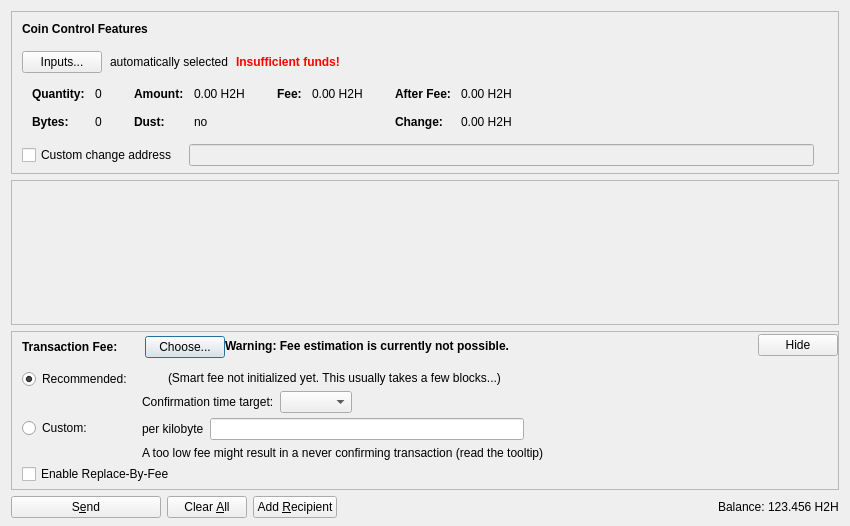
<?xml version="1.0" encoding="UTF-8"?>
<ui version="4.0">
 <class>SendCoinsDialog</class>
 <widget class="QDialog" name="SendCoinsDialog">
  <property name="geometry">
   <rect>
    <x>0</x>
    <y>0</y>
    <width>850</width>
    <height>526</height>
   </rect>
  </property>
  <property name="windowTitle">
   <string>Send Coins</string>
  </property>
  <layout class="QVBoxLayout" name="verticalLayout" stretch="0,1,0,0">
   <property name="bottomMargin">
    <number>8</number>
   </property>
   <item>
    <widget class="QFrame" name="frameCoinControl">
     <property name="sizePolicy">
      <sizepolicy hsizetype="Expanding" vsizetype="Expanding">
       <horstretch>0</horstretch>
       <verstretch>0</verstretch>
      </sizepolicy>
     </property>
     <property name="maximumSize">
      <size>
       <width>16777215</width>
       <height>16777215</height>
      </size>
     </property>
     <property name="frameShape">
      <enum>QFrame::StyledPanel</enum>
     </property>
     <property name="frameShadow">
      <enum>QFrame::Sunken</enum>
     </property>
     <layout class="QVBoxLayout" name="verticalLayoutCoinControl2">
      <property name="spacing">
       <number>0</number>
      </property>
      <property name="leftMargin">
       <number>0</number>
      </property>
      <property name="topMargin">
       <number>0</number>
      </property>
      <property name="rightMargin">
       <number>0</number>
      </property>
      <property name="bottomMargin">
       <number>6</number>
      </property>
      <item>
       <layout class="QVBoxLayout" name="verticalLayoutCoinControl" stretch="0,0,0,0,1">
        <property name="spacing">
         <number>0</number>
        </property>
        <property name="leftMargin">
         <number>10</number>
        </property>
        <property name="topMargin">
         <number>10</number>
        </property>
        <item>
         <layout class="QHBoxLayout" name="horizontalLayoutCoinControl1">
          <property name="bottomMargin">
           <number>15</number>
          </property>
          <item>
           <widget class="QLabel" name="labelCoinControlFeatures">
            <property name="sizePolicy">
             <sizepolicy hsizetype="Preferred" vsizetype="Maximum">
              <horstretch>0</horstretch>
              <verstretch>0</verstretch>
             </sizepolicy>
            </property>
            <property name="font">
             <font>
              <weight>75</weight>
              <bold>true</bold>
             </font>
            </property>
            <property name="styleSheet">
             <string notr="true">font-weight:bold;</string>
            </property>
            <property name="text">
             <string>Coin Control Features</string>
            </property>
           </widget>
          </item>
         </layout>
        </item>
        <item>
         <layout class="QHBoxLayout" name="horizontalLayoutCoinControl2" stretch="0,0,0,0">
          <property name="spacing">
           <number>8</number>
          </property>
          <property name="bottomMargin">
           <number>10</number>
          </property>
          <item>
           <widget class="QPushButton" name="pushButtonCoinControl">
            <property name="styleSheet">
             <string notr="true"/>
            </property>
            <property name="text">
             <string>Inputs...</string>
            </property>
            <property name="autoDefault">
             <bool>false</bool>
            </property>
           </widget>
          </item>
          <item>
           <widget class="QLabel" name="labelCoinControlAutomaticallySelected">
            <property name="text">
             <string>automatically selected</string>
            </property>
            <property name="margin">
             <number>5</number>
            </property>
           </widget>
          </item>
          <item>
           <widget class="QLabel" name="labelCoinControlInsuffFunds">
            <property name="font">
             <font>
              <weight>75</weight>
              <bold>true</bold>
             </font>
            </property>
            <property name="styleSheet">
             <string notr="true">color:red;font-weight:bold;</string>
            </property>
            <property name="text">
             <string>Insufficient funds!</string>
            </property>
            <property name="margin">
             <number>5</number>
            </property>
           </widget>
          </item>
          <item>
           <spacer name="horizontalSpacerCoinControl">
            <property name="orientation">
             <enum>Qt::Horizontal</enum>
            </property>
            <property name="sizeHint" stdset="0">
             <size>
              <width>40</width>
              <height>1</height>
             </size>
            </property>
           </spacer>
          </item>
         </layout>
        </item>
        <item>
         <widget class="QWidget" name="widgetCoinControl" native="true">
          <property name="sizePolicy">
           <sizepolicy hsizetype="Preferred" vsizetype="Preferred">
            <horstretch>0</horstretch>
            <verstretch>0</verstretch>
           </sizepolicy>
          </property>
          <property name="minimumSize">
           <size>
            <width>0</width>
            <height>0</height>
           </size>
          </property>
          <property name="styleSheet">
           <string notr="true"/>
          </property>
          <layout class="QHBoxLayout" name="horizontalLayoutCoinControl5">
           <property name="leftMargin">
            <number>0</number>
           </property>
           <property name="topMargin">
            <number>0</number>
           </property>
           <property name="rightMargin">
            <number>0</number>
           </property>
           <property name="bottomMargin">
            <number>0</number>
           </property>
           <item>
            <layout class="QHBoxLayout" name="horizontalLayoutCoinControl3" stretch="0,0,0,1">
             <property name="spacing">
              <number>20</number>
             </property>
             <property name="topMargin">
              <number>0</number>
             </property>
             <property name="bottomMargin">
              <number>10</number>
             </property>
             <item>
              <layout class="QFormLayout" name="formLayoutCoinControl1">
               <property name="horizontalSpacing">
                <number>10</number>
               </property>
               <property name="verticalSpacing">
                <number>14</number>
               </property>
               <property name="leftMargin">
                <number>10</number>
               </property>
               <property name="topMargin">
                <number>4</number>
               </property>
               <property name="rightMargin">
                <number>6</number>
               </property>
               <item row="0" column="0">
                <widget class="QLabel" name="labelCoinControlQuantityText">
                 <property name="font">
                  <font>
                   <weight>75</weight>
                   <bold>true</bold>
                  </font>
                 </property>
                 <property name="text">
                  <string>Quantity:</string>
                 </property>
                 <property name="margin">
                  <number>0</number>
                 </property>
                </widget>
               </item>
               <item row="0" column="1">
                <widget class="QLabel" name="labelCoinControlQuantity">
                 <property name="cursor">
                  <cursorShape>IBeamCursor</cursorShape>
                 </property>
                 <property name="contextMenuPolicy">
                  <enum>Qt::ActionsContextMenu</enum>
                 </property>
                 <property name="text">
                  <string notr="true">0</string>
                 </property>
                 <property name="margin">
                  <number>0</number>
                 </property>
                 <property name="textInteractionFlags">
                  <set>Qt::LinksAccessibleByMouse|Qt::TextSelectableByKeyboard|Qt::TextSelectableByMouse</set>
                 </property>
                </widget>
               </item>
               <item row="1" column="0">
                <widget class="QLabel" name="labelCoinControlBytesText">
                 <property name="font">
                  <font>
                   <weight>75</weight>
                   <bold>true</bold>
                  </font>
                 </property>
                 <property name="text">
                  <string>Bytes:</string>
                 </property>
                </widget>
               </item>
               <item row="1" column="1">
                <widget class="QLabel" name="labelCoinControlBytes">
                 <property name="cursor">
                  <cursorShape>IBeamCursor</cursorShape>
                 </property>
                 <property name="contextMenuPolicy">
                  <enum>Qt::ActionsContextMenu</enum>
                 </property>
                 <property name="text">
                  <string notr="true">0</string>
                 </property>
                 <property name="textInteractionFlags">
                  <set>Qt::LinksAccessibleByMouse|Qt::TextSelectableByKeyboard|Qt::TextSelectableByMouse</set>
                 </property>
                </widget>
               </item>
              </layout>
             </item>
             <item>
              <layout class="QFormLayout" name="formLayoutCoinControl2">
               <property name="horizontalSpacing">
                <number>10</number>
               </property>
               <property name="verticalSpacing">
                <number>14</number>
               </property>
               <property name="leftMargin">
                <number>6</number>
               </property>
               <property name="topMargin">
                <number>4</number>
               </property>
               <property name="rightMargin">
                <number>6</number>
               </property>
               <item row="0" column="0">
                <widget class="QLabel" name="labelCoinControlAmountText">
                 <property name="font">
                  <font>
                   <weight>75</weight>
                   <bold>true</bold>
                  </font>
                 </property>
                 <property name="text">
                  <string>Amount:</string>
                 </property>
                 <property name="margin">
                  <number>0</number>
                 </property>
                </widget>
               </item>
               <item row="0" column="1">
                <widget class="QLabel" name="labelCoinControlAmount">
                 <property name="cursor">
                  <cursorShape>IBeamCursor</cursorShape>
                 </property>
                 <property name="contextMenuPolicy">
                  <enum>Qt::ActionsContextMenu</enum>
                 </property>
                 <property name="text">
                  <string notr="true">0.00 H2H</string>
                 </property>
                 <property name="textInteractionFlags">
                  <set>Qt::LinksAccessibleByMouse|Qt::TextSelectableByKeyboard|Qt::TextSelectableByMouse</set>
                 </property>
                </widget>
               </item>
               <item row="1" column="0">
                <widget class="QLabel" name="labelCoinControlLowOutputText">
                 <property name="font">
                  <font>
                   <weight>75</weight>
                   <bold>true</bold>
                  </font>
                 </property>
                 <property name="text">
                  <string>Dust:</string>
                 </property>
                </widget>
               </item>
               <item row="1" column="1">
                <widget class="QLabel" name="labelCoinControlLowOutput">
                 <property name="cursor">
                  <cursorShape>IBeamCursor</cursorShape>
                 </property>
                 <property name="contextMenuPolicy">
                  <enum>Qt::ActionsContextMenu</enum>
                 </property>
                 <property name="text">
                  <string notr="true">no</string>
                 </property>
                 <property name="textInteractionFlags">
                  <set>Qt::LinksAccessibleByMouse|Qt::TextSelectableByKeyboard|Qt::TextSelectableByMouse</set>
                 </property>
                </widget>
               </item>
              </layout>
             </item>
             <item>
              <layout class="QFormLayout" name="formLayoutCoinControl3">
               <property name="horizontalSpacing">
                <number>10</number>
               </property>
               <property name="verticalSpacing">
                <number>14</number>
               </property>
               <property name="leftMargin">
                <number>6</number>
               </property>
               <property name="topMargin">
                <number>4</number>
               </property>
               <property name="rightMargin">
                <number>6</number>
               </property>
               <item row="0" column="0">
                <widget class="QLabel" name="labelCoinControlFeeText">
                 <property name="font">
                  <font>
                   <weight>75</weight>
                   <bold>true</bold>
                  </font>
                 </property>
                 <property name="text">
                  <string>Fee:</string>
                 </property>
                 <property name="margin">
                  <number>0</number>
                 </property>
                </widget>
               </item>
               <item row="0" column="1">
                <widget class="QLabel" name="labelCoinControlFee">
                 <property name="cursor">
                  <cursorShape>IBeamCursor</cursorShape>
                 </property>
                 <property name="contextMenuPolicy">
                  <enum>Qt::ActionsContextMenu</enum>
                 </property>
                 <property name="text">
                  <string notr="true">0.00 H2H</string>
                 </property>
                 <property name="textInteractionFlags">
                  <set>Qt::LinksAccessibleByMouse|Qt::TextSelectableByKeyboard|Qt::TextSelectableByMouse</set>
                 </property>
                </widget>
               </item>
              </layout>
             </item>
             <item>
              <layout class="QFormLayout" name="formLayoutCoinControl4">
               <property name="horizontalSpacing">
                <number>10</number>
               </property>
               <property name="verticalSpacing">
                <number>14</number>
               </property>
               <property name="leftMargin">
                <number>6</number>
               </property>
               <property name="topMargin">
                <number>4</number>
               </property>
               <property name="rightMargin">
                <number>6</number>
               </property>
               <item row="0" column="0">
                <widget class="QLabel" name="labelCoinControlAfterFeeText">
                 <property name="font">
                  <font>
                   <weight>75</weight>
                   <bold>true</bold>
                  </font>
                 </property>
                 <property name="text">
                  <string>After Fee:</string>
                 </property>
                 <property name="margin">
                  <number>0</number>
                 </property>
                </widget>
               </item>
               <item row="0" column="1">
                <widget class="QLabel" name="labelCoinControlAfterFee">
                 <property name="cursor">
                  <cursorShape>IBeamCursor</cursorShape>
                 </property>
                 <property name="contextMenuPolicy">
                  <enum>Qt::ActionsContextMenu</enum>
                 </property>
                 <property name="text">
                  <string notr="true">0.00 H2H</string>
                 </property>
                 <property name="textInteractionFlags">
                  <set>Qt::LinksAccessibleByMouse|Qt::TextSelectableByKeyboard|Qt::TextSelectableByMouse</set>
                 </property>
                </widget>
               </item>
               <item row="1" column="0">
                <widget class="QLabel" name="labelCoinControlChangeText">
                 <property name="font">
                  <font>
                   <weight>75</weight>
                   <bold>true</bold>
                  </font>
                 </property>
                 <property name="text">
                  <string>Change:</string>
                 </property>
                </widget>
               </item>
               <item row="1" column="1">
                <widget class="QLabel" name="labelCoinControlChange">
                 <property name="cursor">
                  <cursorShape>IBeamCursor</cursorShape>
                 </property>
                 <property name="contextMenuPolicy">
                  <enum>Qt::ActionsContextMenu</enum>
                 </property>
                 <property name="text">
                  <string notr="true">0.00 H2H</string>
                 </property>
                 <property name="textInteractionFlags">
                  <set>Qt::LinksAccessibleByMouse|Qt::TextSelectableByKeyboard|Qt::TextSelectableByMouse</set>
                 </property>
                </widget>
               </item>
              </layout>
             </item>
            </layout>
           </item>
          </layout>
         </widget>
        </item>
        <item>
         <layout class="QHBoxLayout" name="horizontalLayoutCoinControl4" stretch="0,0,0">
          <property name="spacing">
           <number>12</number>
          </property>
          <property name="sizeConstraint">
           <enum>QLayout::SetDefaultConstraint</enum>
          </property>
          <property name="topMargin">
           <number>5</number>
          </property>
          <property name="rightMargin">
           <number>5</number>
          </property>
          <item>
           <widget class="QCheckBox" name="checkBoxCoinControlChange">
            <property name="toolTip">
             <string>If this is activated, but the change address is empty or invalid, change will be sent to a newly generated address.</string>
            </property>
            <property name="text">
             <string>Custom change address</string>
            </property>
           </widget>
          </item>
          <item>
           <widget class="QValidatedLineEdit" name="lineEditCoinControlChange">
            <property name="enabled">
             <bool>false</bool>
            </property>
            <property name="sizePolicy">
             <sizepolicy hsizetype="Expanding" vsizetype="Fixed">
              <horstretch>0</horstretch>
              <verstretch>0</verstretch>
             </sizepolicy>
            </property>
           </widget>
          </item>
          <item>
           <widget class="QLabel" name="labelCoinControlChangeLabel">
            <property name="sizePolicy">
             <sizepolicy hsizetype="Preferred" vsizetype="Expanding">
              <horstretch>0</horstretch>
              <verstretch>0</verstretch>
             </sizepolicy>
            </property>
            <property name="minimumSize">
             <size>
              <width>0</width>
              <height>0</height>
             </size>
            </property>
            <property name="text">
             <string/>
            </property>
            <property name="margin">
             <number>3</number>
            </property>
           </widget>
          </item>
         </layout>
        </item>
        <item>
         <spacer name="verticalSpacerCoinControl">
          <property name="orientation">
           <enum>Qt::Vertical</enum>
          </property>
          <property name="sizeHint" stdset="0">
           <size>
            <width>800</width>
            <height>1</height>
           </size>
          </property>
         </spacer>
        </item>
       </layout>
      </item>
     </layout>
    </widget>
   </item>
   <item>
    <widget class="QScrollArea" name="scrollArea">
     <property name="widgetResizable">
      <bool>true</bool>
     </property>
     <widget class="QWidget" name="scrollAreaWidgetContents">
      <property name="geometry">
       <rect>
        <x>0</x>
        <y>0</y>
        <width>830</width>
        <height>104</height>
       </rect>
      </property>
      <layout class="QVBoxLayout" name="verticalLayout_2" stretch="0,1">
       <property name="leftMargin">
        <number>0</number>
       </property>
       <property name="topMargin">
        <number>0</number>
       </property>
       <property name="rightMargin">
        <number>0</number>
       </property>
       <property name="bottomMargin">
        <number>0</number>
       </property>
       <item>
        <layout class="QVBoxLayout" name="entries">
         <property name="spacing">
          <number>6</number>
         </property>
        </layout>
       </item>
       <item>
        <spacer name="verticalSpacer">
         <property name="orientation">
          <enum>Qt::Vertical</enum>
         </property>
         <property name="sizeHint" stdset="0">
          <size>
           <width>20</width>
           <height>40</height>
          </size>
         </property>
        </spacer>
       </item>
      </layout>
     </widget>
    </widget>
   </item>
   <item>
    <widget class="QFrame" name="frameFee">
     <property name="sizePolicy">
      <sizepolicy hsizetype="Expanding" vsizetype="Expanding">
       <horstretch>0</horstretch>
       <verstretch>0</verstretch>
      </sizepolicy>
     </property>
     <property name="maximumSize">
      <size>
       <width>16777215</width>
       <height>16777215</height>
      </size>
     </property>
     <property name="frameShape">
      <enum>QFrame::StyledPanel</enum>
     </property>
     <property name="frameShadow">
      <enum>QFrame::Sunken</enum>
     </property>
     <layout class="QVBoxLayout" name="verticalLayoutFee1">
      <property name="spacing">
       <number>0</number>
      </property>
      <property name="leftMargin">
       <number>0</number>
      </property>
      <property name="topMargin">
       <number>0</number>
      </property>
      <property name="rightMargin">
       <number>0</number>
      </property>
      <property name="bottomMargin">
       <number>0</number>
      </property>
      <item>
       <layout class="QVBoxLayout" name="verticalLayoutFee2" stretch="0,0,0">
        <property name="spacing">
         <number>0</number>
        </property>
        <property name="leftMargin">
         <number>10</number>
        </property>
        <property name="topMargin">
         <number>0</number>
        </property>
        <item>
         <layout class="QHBoxLayout" name="horizontalLayoutFee1">
          <property name="bottomMargin">
           <number>0</number>
          </property>
          <item>
           <layout class="QVBoxLayout" name="verticalLayoutFee7">
            <property name="spacing">
             <number>0</number>
            </property>
            <item>
             <spacer name="verticalSpacerSmartFee">
              <property name="orientation">
               <enum>Qt::Vertical</enum>
              </property>
              <property name="sizeType">
               <enum>QSizePolicy::Fixed</enum>
              </property>
              <property name="sizeHint" stdset="0">
               <size>
                <width>1</width>
                <height>4</height>
               </size>
              </property>
             </spacer>
            </item>
            <item>
             <layout class="QHBoxLayout" name="horizontalLayoutSmartFee">
              <property name="spacing">
               <number>10</number>
              </property>
              <item>
               <widget class="QLabel" name="labelFeeHeadline">
                <property name="sizePolicy">
                 <sizepolicy hsizetype="Preferred" vsizetype="Maximum">
                  <horstretch>0</horstretch>
                  <verstretch>0</verstretch>
                 </sizepolicy>
                </property>
                <property name="font">
                 <font>
                  <weight>75</weight>
                  <bold>true</bold>
                 </font>
                </property>
                <property name="styleSheet">
                 <string notr="true">font-weight:bold;</string>
                </property>
                <property name="text">
                 <string>Transaction Fee:</string>
                </property>
               </widget>
              </item>
              <item>
               <widget class="QLabel" name="labelFeeMinimized">
                <property name="text">
                 <string/>
                </property>
               </widget>
              </item>
              <item>
               <widget class="QPushButton" name="buttonChooseFee">
                <property name="text">
                 <string>Choose...</string>
                </property>
               </widget>
              </item>
             </layout>
            </item>
            <item>
             <spacer name="verticalSpacer_5">
              <property name="orientation">
               <enum>Qt::Vertical</enum>
              </property>
              <property name="sizeHint" stdset="0">
               <size>
                <width>1</width>
                <height>1</height>
               </size>
              </property>
             </spacer>
            </item>
           </layout>
          </item>
          <item>
           <widget class="QLabel" name="fallbackFeeWarningLabel">
            <property name="toolTip">
             <string>Using the fallbackfee can result in sending a transaction that will take several hours or days (or never) to confirm. Consider choosing your fee manually or wait until you have validated the complete chain.</string>
            </property>
            <property name="font">
            <font>
                <weight>75</weight>
                <bold>true</bold>
            </font>
            </property>
            <property name="text">
             <string>Warning: Fee estimation is currently not possible.</string>
            </property>
            <property name="wordWrap">
             <bool>false</bool>
            </property>
           </widget>
          </item>
          <item>
           <spacer name="horizontalSpacer_4">
            <property name="orientation">
             <enum>Qt::Horizontal</enum>
            </property>
            <property name="sizeType">
             <enum>QSizePolicy::MinimumExpanding</enum>
            </property>
            <property name="sizeHint" stdset="0">
             <size>
              <width>40</width>
              <height>20</height>
             </size>
            </property>
           </spacer>
          </item>
          <item>
           <widget class="QPushButton" name="buttonMinimizeFee">
            <property name="toolTip">
             <string>collapse fee-settings</string>
            </property>
            <property name="text">
             <string>Hide</string>
            </property>
           </widget>
          </item>
         </layout>
        </item>
        <item>
         <widget class="QFrame" name="frameFeeSelection">
          <layout class="QVBoxLayout" name="verticalLayoutFee12">
           <property name="spacing">
            <number>0</number>
           </property>
           <property name="leftMargin">
            <number>0</number>
           </property>
           <property name="topMargin">
            <number>0</number>
           </property>
           <property name="rightMargin">
            <number>0</number>
           </property>
           <property name="bottomMargin">
            <number>0</number>
           </property>
           <item>
            <layout class="QGridLayout" name="gridLayoutFee">
             <property name="topMargin">
              <number>10</number>
             </property>
             <property name="bottomMargin">
              <number>4</number>
             </property>
             <property name="horizontalSpacing">
              <number>10</number>
             </property>
             <property name="verticalSpacing">
              <number>4</number>
             </property>
             <item row="1" column="1">
              <layout class="QVBoxLayout" name="verticalLayoutFee8">
               <property name="spacing">
                <number>6</number>
               </property>
               <item>
                <layout class="QHBoxLayout" name="horizontalLayoutFee13">
                 <item>
                  <widget class="QLabel" name="labelCustomPerKilobyte">
                   <property name="toolTip">
                    <string>Specify a custom fee per kB (1,000 bytes) of the transaction's virtual size.

Note:  Since the fee is calculated on a per-byte basis, a fee of "100 satoshis per kB" for a transaction size of 500 bytes (half of 1 kB) would ultimately yield a fee of only 50 satoshis.</string>
                   </property>
                   <property name="text">
                    <string>per kilobyte</string>
                   </property>
                  </widget>
                 </item>
                 <item>
                  <widget class="H2hcoinAmountField" name="customFee"/>
                 </item>
                 <item>
                  <spacer name="horizontalSpacer_6">
                   <property name="orientation">
                    <enum>Qt::Horizontal</enum>
                   </property>
                   <property name="sizeHint" stdset="0">
                    <size>
                     <width>1</width>
                     <height>1</height>
                    </size>
                   </property>
                  </spacer>
                 </item>
                </layout>
               </item>
               <item>
                <layout class="QHBoxLayout" name="horizontalLayoutFee8">
                 <item>
                  <widget class="QLabel" name="labelCustomFeeWarning">
                   <property name="enabled">
                    <bool>true</bool>
                   </property>
                   <property name="toolTip">
                    <string>When there is less transaction volume than space in the blocks, miners as well as relaying nodes may enforce a minimum fee. Paying only this minimum fee is just fine, but be aware that this can result in a never confirming transaction once there is more demand for h2hcoin transactions than the network can process.</string>
                   </property>
                   <property name="text">
                    <string>A too low fee might result in a never confirming transaction (read the tooltip)</string>
                   </property>
                  </widget>
                 </item>
                 <item>
                  <spacer name="horizontalSpacer_2">
                   <property name="orientation">
                    <enum>Qt::Horizontal</enum>
                   </property>
                   <property name="sizeHint" stdset="0">
                    <size>
                     <width>1</width>
                     <height>1</height>
                    </size>
                   </property>
                  </spacer>
                 </item>
                </layout>
               </item>
              </layout>
             </item>
             <item row="0" column="0">
              <layout class="QVBoxLayout" name="verticalLayoutFee4" stretch="0,1">
               <item>
                <widget class="QRadioButton" name="radioSmartFee">
                 <property name="text">
                  <string>Recommended:</string>
                 </property>
                 <property name="checked">
                  <bool>true</bool>
                 </property>
                 <attribute name="buttonGroup">
                  <string notr="true">groupFee</string>
                 </attribute>
                </widget>
               </item>
               <item>
                <spacer name="verticalSpacer_2">
                 <property name="orientation">
                  <enum>Qt::Vertical</enum>
                 </property>
                 <property name="sizeHint" stdset="0">
                  <size>
                   <width>1</width>
                   <height>1</height>
                  </size>
                 </property>
                </spacer>
               </item>
              </layout>
             </item>
             <item row="1" column="0">
              <layout class="QVBoxLayout" name="verticalLayoutFee9" stretch="0,1">
               <item>
                <widget class="QRadioButton" name="radioCustomFee">
                 <property name="text">
                  <string>Custom:</string>
                 </property>
                 <attribute name="buttonGroup">
                  <string notr="true">groupFee</string>
                 </attribute>
                </widget>
               </item>
               <item>
                <spacer name="verticalSpacer_6">
                 <property name="orientation">
                  <enum>Qt::Vertical</enum>
                 </property>
                 <property name="sizeHint" stdset="0">
                  <size>
                   <width>1</width>
                   <height>1</height>
                  </size>
                 </property>
                </spacer>
               </item>
              </layout>
             </item>
             <item row="0" column="1">
              <layout class="QVBoxLayout" name="verticalLayoutFee3" stretch="0,0,1">
               <property name="spacing">
                <number>6</number>
               </property>
               <property name="topMargin">
                <number>2</number>
               </property>
               <item>
                <layout class="QHBoxLayout" name="horizontalLayoutFee12">
                 <item>
                  <widget class="QLabel" name="labelSmartFee">
                   <property name="text">
                    <string/>
                   </property>
                  </widget>
                 </item>
                 <item>
                  <widget class="QLabel" name="labelFeeEstimation">
                   <property name="text">
                    <string/>
                   </property>
                  </widget>
                 </item>
                 <item>
                  <widget class="QLabel" name="labelSmartFee2">
                   <property name="text">
                    <string>(Smart fee not initialized yet. This usually takes a few blocks...)</string>
                   </property>
                  </widget>
                 </item>
                 <item>
                  <spacer name="horizontalSpacer_5">
                   <property name="orientation">
                    <enum>Qt::Horizontal</enum>
                   </property>
                   <property name="sizeHint" stdset="0">
                    <size>
                     <width>1</width>
                     <height>1</height>
                    </size>
                   </property>
                  </spacer>
                 </item>
                </layout>
               </item>
               <item>
                <layout class="QHBoxLayout" name="horizontalLayoutFee9">
                 <item>
                  <layout class="QVBoxLayout" name="verticalLayoutFee6">
                   <item>
                    <widget class="QLabel" name="labelSmartFee3">
                     <property name="text">
                      <string>Confirmation time target:</string>
                     </property>
                    </widget>
                   </item>
                  </layout>
                 </item>
                 <item>
                  <layout class="QVBoxLayout" name="verticalLayoutFee5">
                   <property name="rightMargin">
                    <number>30</number>
                   </property>
                   <item>
                    <layout class="QHBoxLayout" name="horizontalLayoutConfTarget">
                     <property name="bottomMargin">
                      <number>0</number>
                     </property>
                     <item>
                      <widget class="QComboBox" name="confTargetSelector"/>
                     </item>
                     <item>
                      <spacer name="horizontalSpacerConfTarget">
                       <property name="orientation">
                        <enum>Qt::Horizontal</enum>
                       </property>
                       <property name="sizeHint" stdset="0">
                        <size>
                         <width>40</width>
                         <height>20</height>
                        </size>
                       </property>
                      </spacer>
                     </item>
                    </layout>
                   </item>
                  </layout>
                 </item>
                </layout>
               </item>
               <item>
                <spacer name="verticalSpacer_4">
                 <property name="orientation">
                  <enum>Qt::Vertical</enum>
                 </property>
                 <property name="sizeHint" stdset="0">
                  <size>
                   <width>1</width>
                   <height>1</height>
                  </size>
                 </property>
                </spacer>
               </item>
              </layout>
             </item>
            </layout>
           </item>
           <item>
            <widget class="QCheckBox" name="optInRBF">
             <property name="text">
              <string>Enable Replace-By-Fee</string>
             </property>
             <property name="toolTip">
              <string>With Replace-By-Fee (BIP-125) you can increase a transaction's fee after it is sent. Without this, a higher fee may be recommended to compensate for increased transaction delay risk.</string>
             </property>
            </widget>
           </item>
          </layout>
         </widget>
        </item>
        <item>
         <spacer name="verticalSpacerFee">
          <property name="orientation">
           <enum>Qt::Vertical</enum>
          </property>
          <property name="sizeHint" stdset="0">
           <size>
            <width>40</width>
            <height>5</height>
           </size>
          </property>
         </spacer>
        </item>
       </layout>
      </item>
     </layout>
    </widget>
   </item>
   <item>
    <layout class="QHBoxLayout" name="horizontalLayout">
     <item>
      <widget class="QPushButton" name="sendButton">
       <property name="minimumSize">
        <size>
         <width>150</width>
         <height>0</height>
        </size>
       </property>
       <property name="toolTip">
        <string>Confirm the send action</string>
       </property>
       <property name="text">
        <string>S&amp;end</string>
       </property>
       <property name="icon">
        <iconset resource="../h2hcoin.qrc">
         <normaloff>:/icons/send</normaloff>:/icons/send</iconset>
       </property>
       <property name="autoDefault">
        <bool>false</bool>
       </property>
       <property name="default">
        <bool>false</bool>
       </property>
      </widget>
     </item>
     <item>
      <widget class="QPushButton" name="clearButton">
       <property name="sizePolicy">
        <sizepolicy hsizetype="Minimum" vsizetype="Fixed">
         <horstretch>0</horstretch>
         <verstretch>0</verstretch>
        </sizepolicy>
       </property>
       <property name="toolTip">
        <string>Clear all fields of the form.</string>
       </property>
       <property name="text">
        <string>Clear &amp;All</string>
       </property>
       <property name="icon">
        <iconset resource="../h2hcoin.qrc">
         <normaloff>:/icons/remove</normaloff>:/icons/remove</iconset>
       </property>
       <property name="autoDefault">
        <bool>false</bool>
       </property>
      </widget>
     </item>
     <item>
      <widget class="QPushButton" name="addButton">
       <property name="toolTip">
        <string>Send to multiple recipients at once</string>
       </property>
       <property name="text">
        <string>Add &amp;Recipient</string>
       </property>
       <property name="icon">
        <iconset resource="../h2hcoin.qrc">
         <normaloff>:/icons/add</normaloff>:/icons/add</iconset>
       </property>
       <property name="autoDefault">
        <bool>false</bool>
       </property>
      </widget>
     </item>
     <item>
      <spacer name="horizontalSpacer">
       <property name="orientation">
        <enum>Qt::Horizontal</enum>
       </property>
       <property name="sizeHint" stdset="0">
        <size>
         <width>40</width>
         <height>20</height>
        </size>
       </property>
      </spacer>
     </item>
     <item>
      <layout class="QHBoxLayout" name="horizontalLayout_2">
       <property name="spacing">
        <number>3</number>
       </property>
       <item>
        <widget class="QLabel" name="label">
         <property name="sizePolicy">
          <sizepolicy hsizetype="Preferred" vsizetype="Fixed">
           <horstretch>0</horstretch>
           <verstretch>0</verstretch>
          </sizepolicy>
         </property>
         <property name="text">
          <string>Balance:</string>
         </property>
        </widget>
       </item>
       <item>
        <widget class="QLabel" name="labelBalance">
         <property name="sizePolicy">
          <sizepolicy hsizetype="Preferred" vsizetype="Fixed">
           <horstretch>0</horstretch>
           <verstretch>0</verstretch>
          </sizepolicy>
         </property>
         <property name="cursor">
          <cursorShape>IBeamCursor</cursorShape>
         </property>
         <property name="text">
          <string notr="true">123.456 H2H</string>
         </property>
         <property name="textInteractionFlags">
          <set>Qt::LinksAccessibleByMouse|Qt::TextSelectableByKeyboard|Qt::TextSelectableByMouse</set>
         </property>
        </widget>
       </item>
      </layout>
     </item>
    </layout>
   </item>
  </layout>
 </widget>
 <customwidgets>
  <customwidget>
   <class>QValidatedLineEdit</class>
   <extends>QLineEdit</extends>
   <header>qt/qvalidatedlineedit.h</header>
  </customwidget>
  <customwidget>
   <class>H2hcoinAmountField</class>
   <extends>QLineEdit</extends>
   <header>qt/h2hcoinamountfield.h</header>
   <container>1</container>
  </customwidget>
 </customwidgets>
 <resources>
  <include location="../h2hcoin.qrc"/>
 </resources>
 <connections/>
 <buttongroups>
  <buttongroup name="groupFee"/>
 </buttongroups>
</ui>
